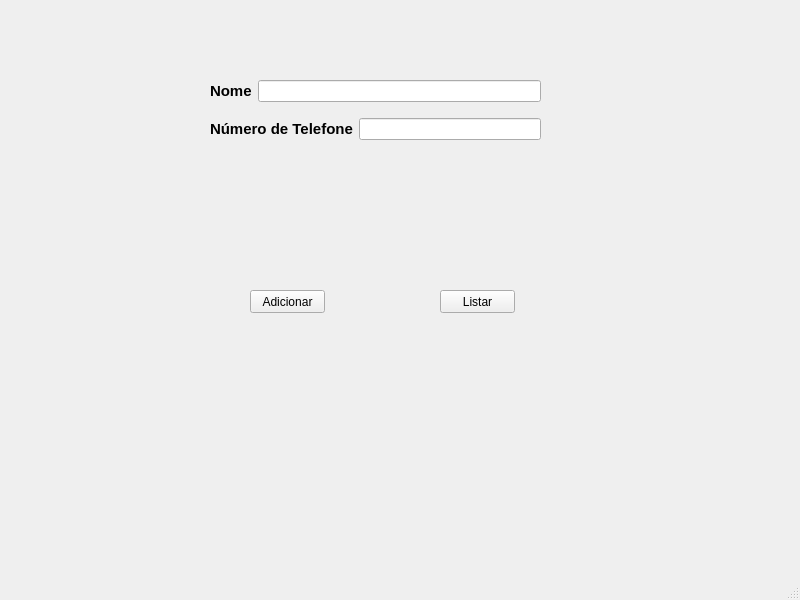
<?xml version="1.0" encoding="UTF-8"?>
<ui version="4.0">
 <class>MainWindow</class>
 <widget class="QMainWindow" name="MainWindow">
  <property name="geometry">
   <rect>
    <x>0</x>
    <y>0</y>
    <width>800</width>
    <height>600</height>
   </rect>
  </property>
  <property name="windowTitle">
   <string>MainWindow</string>
  </property>
  <widget class="QWidget" name="centralwidget">
   <widget class="QWidget" name="verticalLayoutWidget">
    <property name="geometry">
     <rect>
      <x>210</x>
      <y>70</y>
      <width>331</width>
      <height>80</height>
     </rect>
    </property>
    <layout class="QVBoxLayout" name="verticalLayout">
     <item>
      <layout class="QHBoxLayout" name="horizontalLayout">
       <item>
        <widget class="QLabel" name="nomeLabel">
         <property name="font">
          <font>
           <pointsize>11</pointsize>
           <weight>75</weight>
           <bold>true</bold>
          </font>
         </property>
         <property name="text">
          <string>Nome</string>
         </property>
        </widget>
       </item>
       <item>
        <widget class="QLineEdit" name="nomeInput"/>
       </item>
      </layout>
     </item>
     <item>
      <layout class="QHBoxLayout" name="horizontalLayout_2">
       <item>
        <widget class="QLabel" name="numLabel">
         <property name="font">
          <font>
           <pointsize>11</pointsize>
           <weight>75</weight>
           <bold>true</bold>
          </font>
         </property>
         <property name="text">
          <string>Número de Telefone</string>
         </property>
        </widget>
       </item>
       <item>
        <widget class="QLineEdit" name="numInput"/>
       </item>
      </layout>
     </item>
    </layout>
   </widget>
   <widget class="QPushButton" name="adicionarBotao">
    <property name="geometry">
     <rect>
      <x>250</x>
      <y>290</y>
      <width>75</width>
      <height>23</height>
     </rect>
    </property>
    <property name="cursor">
     <cursorShape>PointingHandCursor</cursorShape>
    </property>
    <property name="text">
     <string>Adicionar</string>
    </property>
   </widget>
   <widget class="QPushButton" name="listarBotao">
    <property name="geometry">
     <rect>
      <x>440</x>
      <y>290</y>
      <width>75</width>
      <height>23</height>
     </rect>
    </property>
    <property name="cursor">
     <cursorShape>PointingHandCursor</cursorShape>
    </property>
    <property name="text">
     <string>Listar</string>
    </property>
   </widget>
  </widget>
  <widget class="QStatusBar" name="statusbar"/>
 </widget>
 <resources/>
 <connections/>
</ui>
